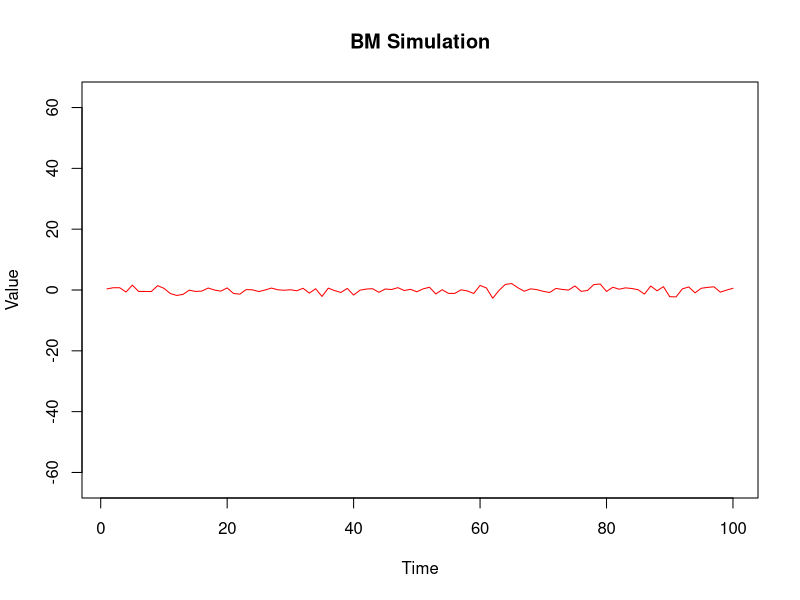
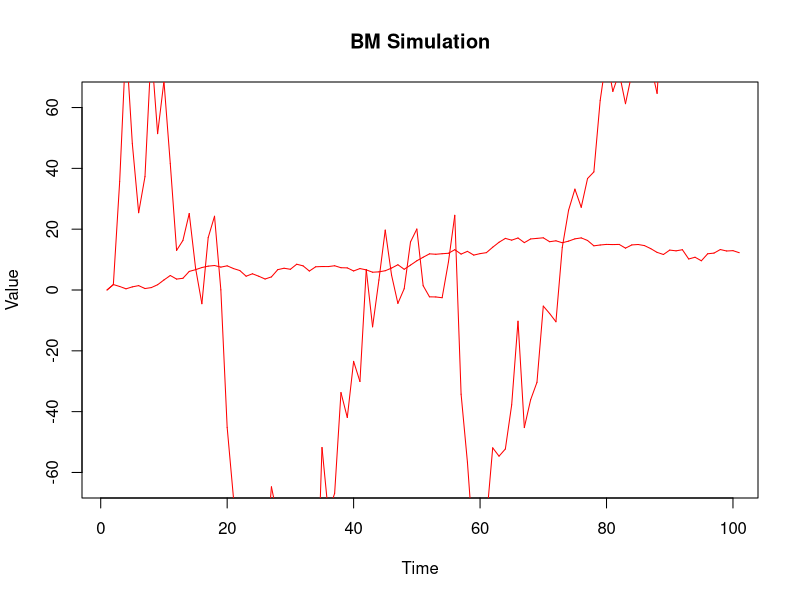
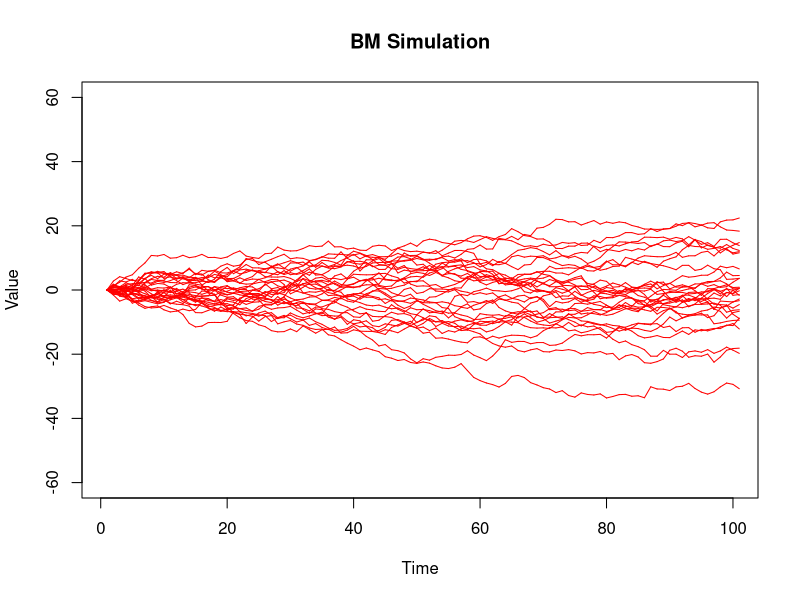
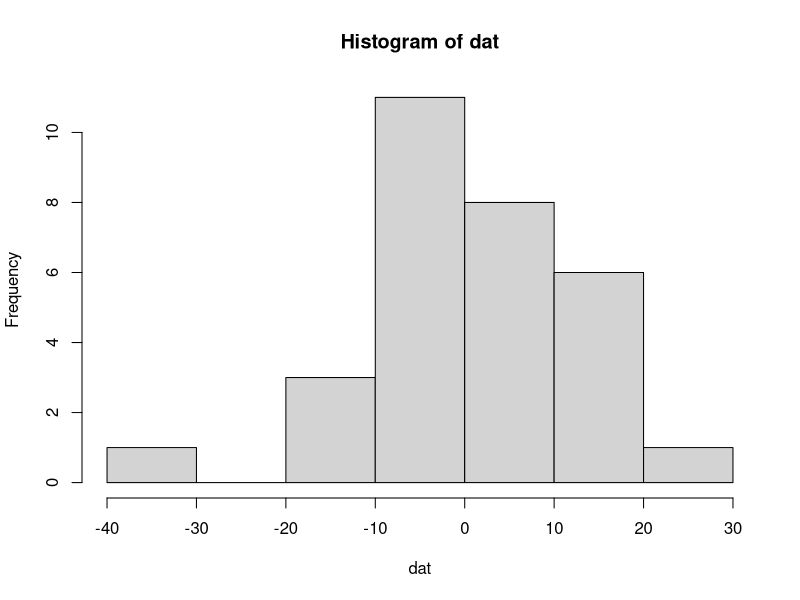

The R source for these figures, in order:
########################################################################
#  Stochastic Simulations 
#  BM and OU simulations to help visualize the effects of the model 
#  parameters on the evolution of species in macroevolution.
#  In phylogenetic comparative methods, we use the BM and OU models 
#  to account for shared ancestry. Therefore, these simulations show a 
#  "cartoon" of the process of evolution that we are assuming
########################################################################
 
nsteps = 100               	# Number of evolutionary steps (generations, etc.)
x <- c(0:nsteps)			# initialize the evolutionary history, 100 gens
devs = rnorm(nsteps)		# deviations = amount of phenotypic change per step
							# simulated here with mean zero variance 1

# x[2] <- x[1] + devs[1]    # evolution = taking the ancestral value and adding  							# on a random amount of change

# More generally, x[i+1] <- x[i] + devs[i]

for (i in 1:nsteps)     # Put into a for loop to traverse the history
{
	x[i+1] <- x[i] + devs[i]
}
# Plot of stochastic deviations for one lineage through time
plot(1:length(devs), devs, type = "l", col="red", ylim = c(-max(devs)*30, max(devs)*30), xlab="Time", ylab="Value", main="BM Simulation")

### Now make a nice simulation by ploting each evolutionary change 

plot(1:length(devs), devs, type = "n", col="red", ylim = c(-max(devs)*30, max(devs)*30), xlab="Time", ylab="Value", main="BM Simulation")

devs = rnorm(nsteps) 
for (i in 1:nsteps)     # Put into a for loop to traverse the history
{
  x[i+1] <- x[i] + devs[i]
  lines(i:(i+1), x[i:(i+1)], col="red")
}

# Now add in sigma parameter 
sigma= 20					# sigma parameter, arbitrarily set to 20

devs = rnorm(nsteps) 
for (i in 1:nsteps)     # Put into a for loop to traverse the history
{
  x[i+1] <- x[i] + sigma*devs[i]
  lines(i:(i+1), x[i:(i+1)], col="red")
}

# Wrap into a function:

bmsim <- function(sigma=1, nlineages=1, nsteps=100, yylim=c(-60,60) )  {
							# initalize the plot, but donʻt plot points
  plot(1:length(devs), devs, type = "n",   col="red", 	ylim = yylim, xlab="Time", ylab="Value", main="BM Simulation")

  for (j in 1:nlineages)    # loop over lineages
  { 
    devs = rnorm(nsteps) 		# draw the history of evolutionary changes
    for (i in 1:nsteps) {

      x[i+1] <- x[i] + sigma*devs[i]
      lines(i:(i+1), x[i:(i+1)], col="red")
	
    }
  }
}

### Save the final value for each lineage into a vector and return

bmsim <- function(sigma=1, nlineages=1, nsteps=100, yylim=c(-60,60) )  {

  final <- 1:nlineages # initialize the vector to hold final values
							# initialize the plot, but donʻt plot points
  plot(1:length(devs), devs, type = "n",   col="red", 	ylim = yylim, xlab="Time", ylab="Value", main="BM Simulation")

  for (j in 1:nlineages)    # loop over lineages
  { 
    devs = rnorm(nsteps) 		# draw the history of evolutionary changes
    for (i in 1:nsteps) {

      x[i+1] <- x[i] + sigma*devs[i]
      lines(i:(i+1), x[i:(i+1)], col="red")
	
    }
    final[j] <- x[nsteps+1] 
  }
  return(final)
}

dat <- bmsim(1,30)    # save the final values to "dat"
quartz()              # make a new plot window
hist(dat)             # plot a histogram of the phenotypic distribution


## The OU process is a generalization of BM, with a term for a deterministic 
## component. It is the "strength of selection" times 
##   "the distance from the optimum"
## Make all of the same modifications above to the OU code

ousim <- function(nsteps=100, sigma=1, alpha=.01, theta=20, yylim=c(-60,60))  {

  plot(1:length(devs), devs, type = "n",  col="red", ylim = yylim, xlab="Time", ylab="Value", main="OU Simulation")

  devs = rnorm(nsteps) 
  for (i in 1:nsteps) {

  	x[i+1] <- x[i] + alpha*(theta-x[i]) + sigma*devs[i]
  	lines(i:(i+1), x[i:(i+1)], col="red")
	
  }
}

# The algorithm for a cummulative sum for an OU process
#  	x[i+1] <- alpha*(theta-x[i]) + sigma*devs[i] + x[i]
